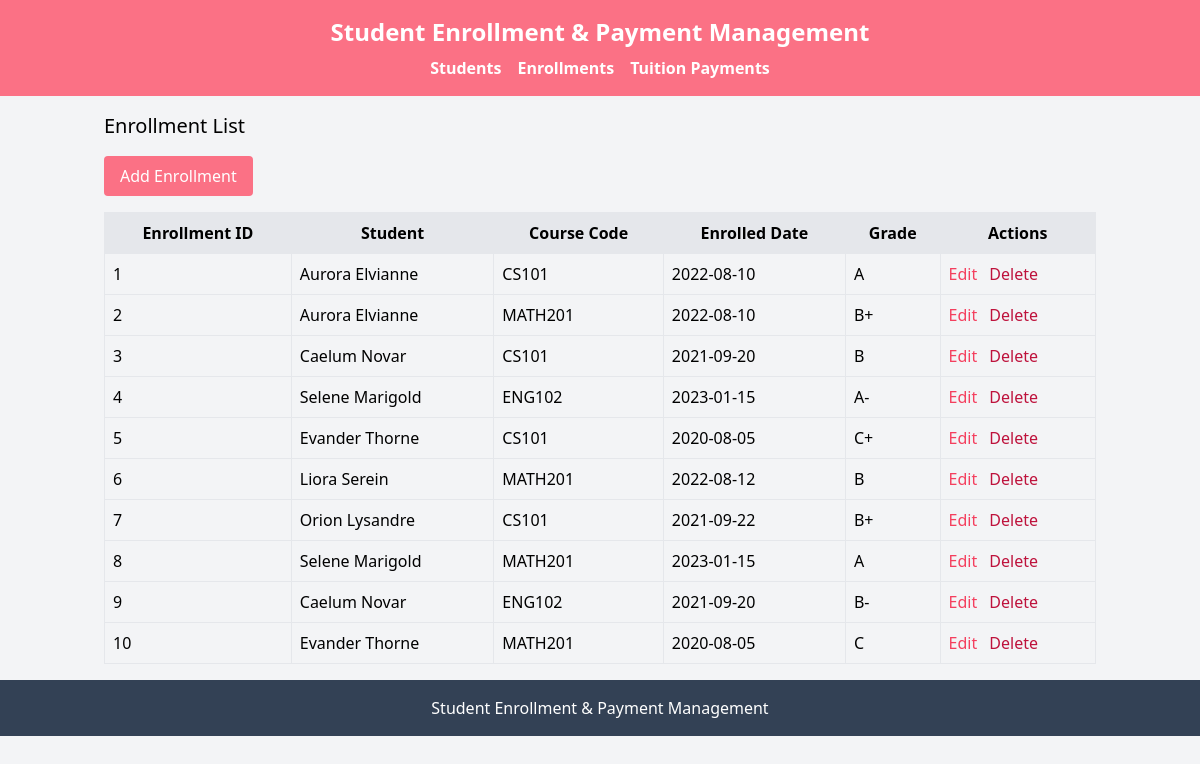
Screenshot of /index.php?entity=enrollment with the database file from the repository.
### tables this page shows
CREATE TABLE `enrollment` (
  `enrollment_id` int NOT NULL,
  `student_id` varchar(20) DEFAULT NULL,
  `course_code` varchar(20) DEFAULT NULL,
  `enrolled_date` date DEFAULT NULL,
  `grade` varchar(5) DEFAULT NULL
);

CREATE TABLE `students` (
  `id` varchar(20) NOT NULL,
  `name` varchar(100) DEFAULT NULL,
  `phone` varchar(20) DEFAULT NULL,
  `join_date` date DEFAULT NULL
);

### model/Enrollment.php (called while the page is built, shortened)
<?php
require_once 'config/database.php';
class Enrollment {
    private $conn;
    private $table = 'enrollment';
    public function __construct() {
        $database = new Database();
        $this->conn = $database->getConnection();
    }
    public function getAll() {
        $query = "SELECT e.*, s.name as student_name FROM " . $this->table . " e LEFT JOIN students s ON e.student_id = s.id";
        $stmt = $this->conn->prepare($query);
        $stmt->execute();
        return $stmt->fetchAll(PDO::FETCH_ASSOC);
    }
}
?>

### config/database.php (called while the page is built, shortened)
<?php
class Database {
    private $host = "localhost";
    private $db_name = "students_mvvm";
    private $username = "root";
    private $password = "";
    public function getConnection() {
        $this->conn = null;
        try {
            $this->conn = new PDO("mysql:host=" . $this->host . ";dbname=" . $this->db_name, $this->username, $this->password);
            $this->conn->setAttribute(PDO::ATTR_ERRMODE, PDO::ERRMODE_EXCEPTION);
            $this->conn->setAttribute(PDO::ATTR_DEFAULT_FETCH_MODE, PDO::FETCH_ASSOC);
        } catch(PDOException $e) {
            echo "Connection Error: " . $e->getMessage();
        }
        return $this->conn;
    }
}
?>

### model/Student.php (called while the page is built, shortened)
<?php
require_once 'config/database.php';
class Student {
    public function __construct() {
        $database = new Database();
    }
}
?>

### viewmodel/EnrollmentViewModel.php (called while the page is built, shortened)
<?php
require_once 'model/Enrollment.php';
require_once 'model/Student.php';
class EnrollmentViewModel {
    private $enrollment;
    public function __construct() {
        $this->enrollment = new Enrollment();
    }
    public function getEnrollmentList() {
        return $this->enrollment->getAll();
    }
}
?>

### views/enrollment_list.php (the view)
<?php
require_once 'views/template/header.php';
?>
<h2 class="text-xl mb-4">Enrollment List</h2>
<a href="index.php?entity=enrollment&action=add" class="bg-rose-400 text-white px-4 py-2 rounded mb-4 inline-block">Add Enrollment</a>
<table class="w-full border">
    <tr class="bg-gray-200">
        <th class="border p-2">Enrollment ID</th>
        <th class="border p-2">Student</th>
        <th class="border p-2">Course Code</th>
        <th class="border p-2">Enrolled Date</th>
        <th class="border p-2">Grade</th>
        <th class="border p-2">Actions</th>
    </tr>
    <?php foreach ($enrollmentList as $enrollment): ?>
    <tr>
        <td class="border p-2"><?php echo $enrollment['enrollment_id']; ?></td>
        <td class="border p-2"><?php echo $enrollment['student_name']; ?></td>
        <td class="border p-2"><?php echo $enrollment['course_code']; ?></td>
        <td class="border p-2"><?php echo $enrollment['enrolled_date']; ?></td>
        <td class="border p-2"><?php echo $enrollment['grade']; ?></td>
        <td class="border p-2">
            <a href="index.php?entity=enrollment&action=edit&id=<?php echo $enrollment['enrollment_id']; ?>" class="text-rose-500">Edit</a>
            <a href="index.php?entity=enrollment&action=delete&id=<?php echo $enrollment['enrollment_id']; ?>" class="text-rose-700 ml-2" onclick="return confirm('Are you sure?');">Delete</a>
        </td>
    </tr>
    <?php endforeach; ?>
</table>
<?php
require_once 'views/template/footer.php';
?>

### rows the page displays
enrollment: enrollment_id "1", student.name "Aurora Elvianne", course_code "CS101", enrolled_date "2022-08-10", grade "A"
enrollment: enrollment_id "2", student.name "Aurora Elvianne", course_code "MATH201", enrolled_date "2022-08-10", grade "B+"
enrollment: enrollment_id "3", student.name "Caelum Novar", course_code "CS101", enrolled_date "2021-09-20", grade "B"
enrollment: enrollment_id "4", student.name "Selene Marigold", course_code "ENG102", enrolled_date "2023-01-15", grade "A-"
enrollment: enrollment_id "5", student.name "Evander Thorne", course_code "CS101", enrolled_date "2020-08-05", grade "C+"
enrollment: enrollment_id "6", student.name "Liora Serein", course_code "MATH201", enrolled_date "2022-08-12", grade "B"
enrollment: enrollment_id "7", student.name "Orion Lysandre", course_code "CS101", enrolled_date "2021-09-22", grade "B+"
enrollment: enrollment_id "8", student.name "Selene Marigold", course_code "MATH201", enrolled_date "2023-01-15", grade "A"
enrollment: enrollment_id "9", student.name "Caelum Novar", course_code "ENG102", enrolled_date "2021-09-20", grade "B-"
enrollment: enrollment_id "10", student.name "Evander Thorne", course_code "MATH201", enrolled_date "2020-08-05", grade "C"
